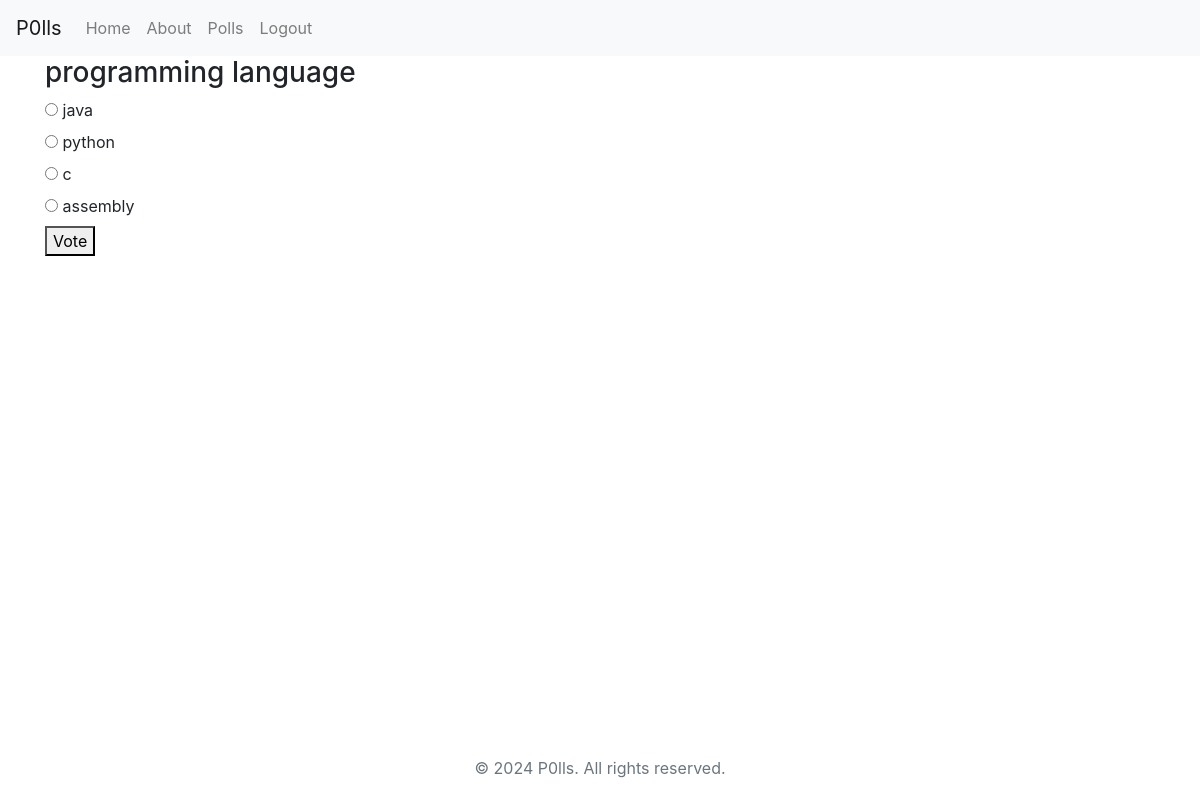
Page /polls/3/ (signed in) on the committed database.
### polls/models.py (models this page shows, shortened)
class Poll(models.Model):
    title = models.CharField(max_length=200)
    pub_date = models.DateTimeField(default=timezone.now)

class Choice(models.Model):
    poll = models.ForeignKey(Poll, related_name='choices', on_delete=models.CASCADE, default=1)
    choice_text = models.CharField(max_length=200)
    votes = models.IntegerField(default=0)

### polls/views.py (the view)
# urls.py: path('polls/<int:poll_id>/', views.poll_detail, name='poll_detail'),
@login_required(login_url='/login/')
def poll_detail(request, poll_id):
    poll = get_object_or_404(Poll, pk=poll_id)
    choices = poll.choices.all()  # Accessing choices associated with the poll
    return render(request, 'poll_detail.html', {'poll': poll, 'choices': choices})

### polls/templates/poll_detail.html (shortened to what this page needs)
{% extends 'base.html' %}
{% block content %}
  <h3>{{ poll.title }}</h3>
  <form method="post" action="{% url 'poll_vote' poll.id %}">
    {% for choice in poll.choices.all %}
      <div>
        <input type="radio" name="choice" id="choice{{ forloop.counter }}" value="{{ choice.id }}">
        <label for="choice{{ forloop.counter }}">{{ choice.choice_text }}</label>
      </div>
    {% endfor %}
    <button type="submit">Vote</button>
  </form>
{% endblock %}

### static/css/styles.css (style rules this page uses)
html, body { height:100%; padding: 0; margin: 0; }
html { background-color: white; background-size: cover; }
body { background: rgba(255,255,255); }

### rows in the picture
Poll: title "programming language"
Choice: choice_text "java"
Choice: choice_text "python"
Choice: choice_text "c"
Choice: choice_text "assembly"
